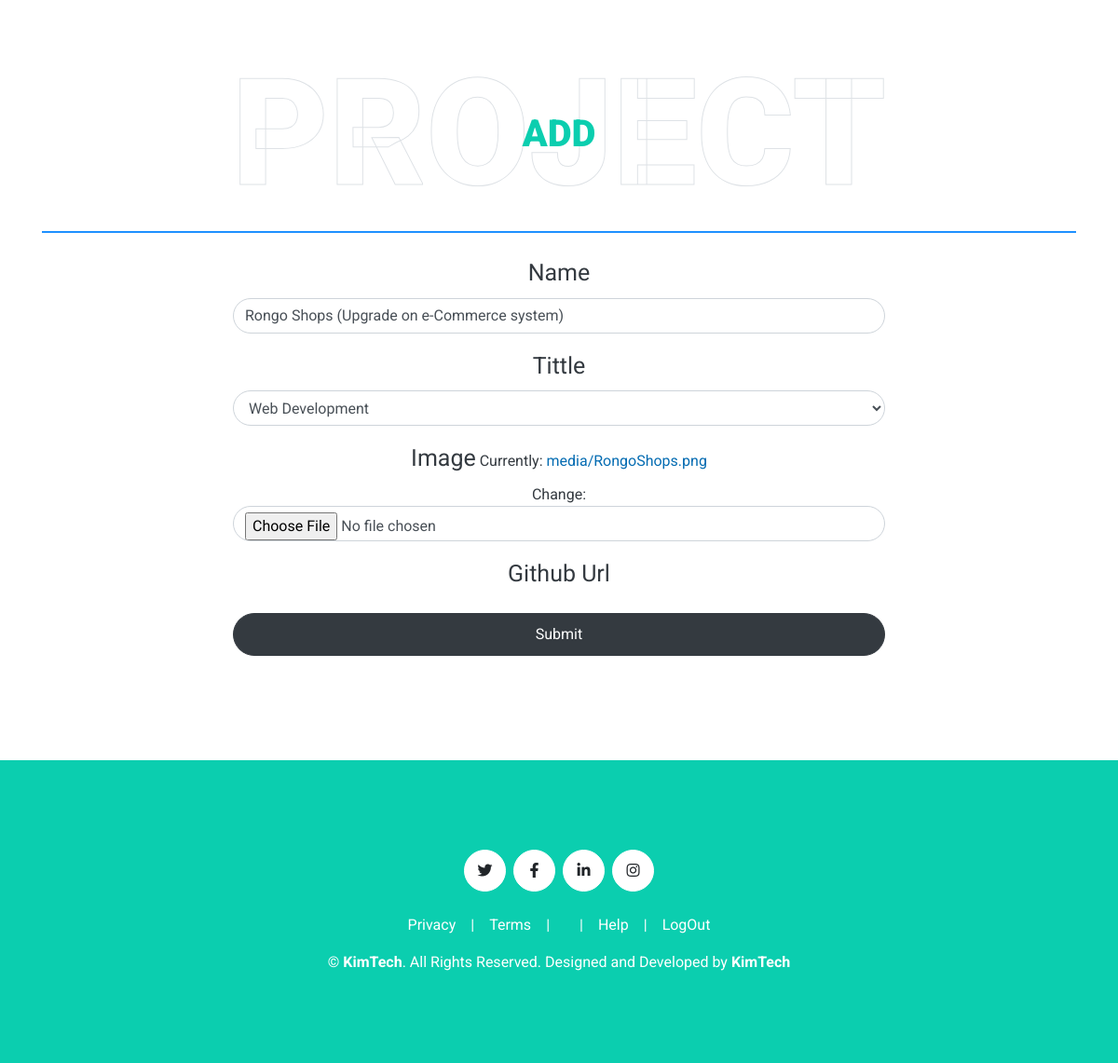
The page /updateProject/2/ (signed in) on the database its author committed.
### app/models.py (models this page shows, shortened)
class AddProject(models.Model):
    name = models.CharField(max_length=200)
    tittle = models.CharField(max_length=200, choices=PROJECT)
    image = models.ImageField(upload_to='projects')

### app/views.py (the view)
# urls.py: path('updateProject/<str:pk>/', views.updateProject, name='updateProject'),
@login_required(login_url='log_in')
def updateProject(request, pk):
    project = AddProject.objects.get(id=pk)
    form = ProjectForm(instance=project)
    if request.method == 'POST':
        form = ProjectForm(request.POST, request.FILES, instance=project)
        if form.is_valid():
            form.save()
            return redirect('adminPage')
    context = {'form':form}
    return render(request, 'app/add_project.html', context)

### app/forms.py
class ProjectForm(forms.ModelForm):
    class Meta:
        model = AddProject
        fields = '__all__'
        widgets = {
        'name': forms.TextInput(attrs={'class': 'form-control'}),
        'tittle': forms.Select(attrs={'class': 'form-control'}),
        'image': forms.ClearableFileInput(attrs={'class': 'form-control'}),
        'url': forms.URLInput(attrs={'class': 'form-control'}),
        }

### app/templates/app/add_project.html (shortened to what this page needs)
{% extends 'main.html' %} {% load static %} {% block content %}
<body data-spy="scroll" data-target=".navbar" data-offset="51">
    <div class="container-fluid py-5" id="contact">
        <div class="container">
            <div style="border-bottom: 2px solid dodgerblue;" class="position-relative d-flex align-items-center justify-content-center">
                <h1 class="display-1 text-uppercase text-white" style="-webkit-text-stroke: 1px #dee2e6;">Project</h1>
                <h1 class="position-absolute text-uppercase text-primary">Add</h1>
            </div>
            <br>
            <div class="row justify-content-center">
                <div class="col-lg-8">
                    <div class="contact-form text-center">
                        <form method="post" enctype="multipart/form-data" class="text-dark" action="">
                            <table id="zero_config" class="table table-striped no-wrap text-dark">
                                <div class="col-lg-12">
                                    <div class="form-group">
                                        <label style="text-align: start; font-size: 25px;" for="image">Name</label>
                                        {{form.name}}
                                    </div>
                                </div>
                                <div class="col-lg-12">
                                    <div class="form-group">
                                        <label style="text-align: start; font-size: 25px;" for="image">Tittle</label>
                                        {{form.tittle}}
                                    </div>
                                </div>
                                <div class="col-lg-12">
                                    <div class="form-group">
                                        <label style="text-align: start; font-size: 25px;" for="image">Image</label>
                                        {{form.image}}
                                    </div>
                                </div>
                                <div class="col-lg-12">
                                    <div class="form-group">
                                        <label style="text-align: start; font-size: 25px;" for="image">Github Url</label>
                                    </div>
                                </div>
                                <div class="col-lg-12 text-center">
                                    <button type="submit" class="btn btn-block btn-dark">Submit</button>
                                </div>
                            </table>
                        </form>
                    </div>
                </div>
            </div>
        </div>
    </div>
</body>
{% endblock content %}

### rows shown on the page
AddProject: name "Rongo Shops (Upgrade on e-Commerce system)", tittle "Web Development"
